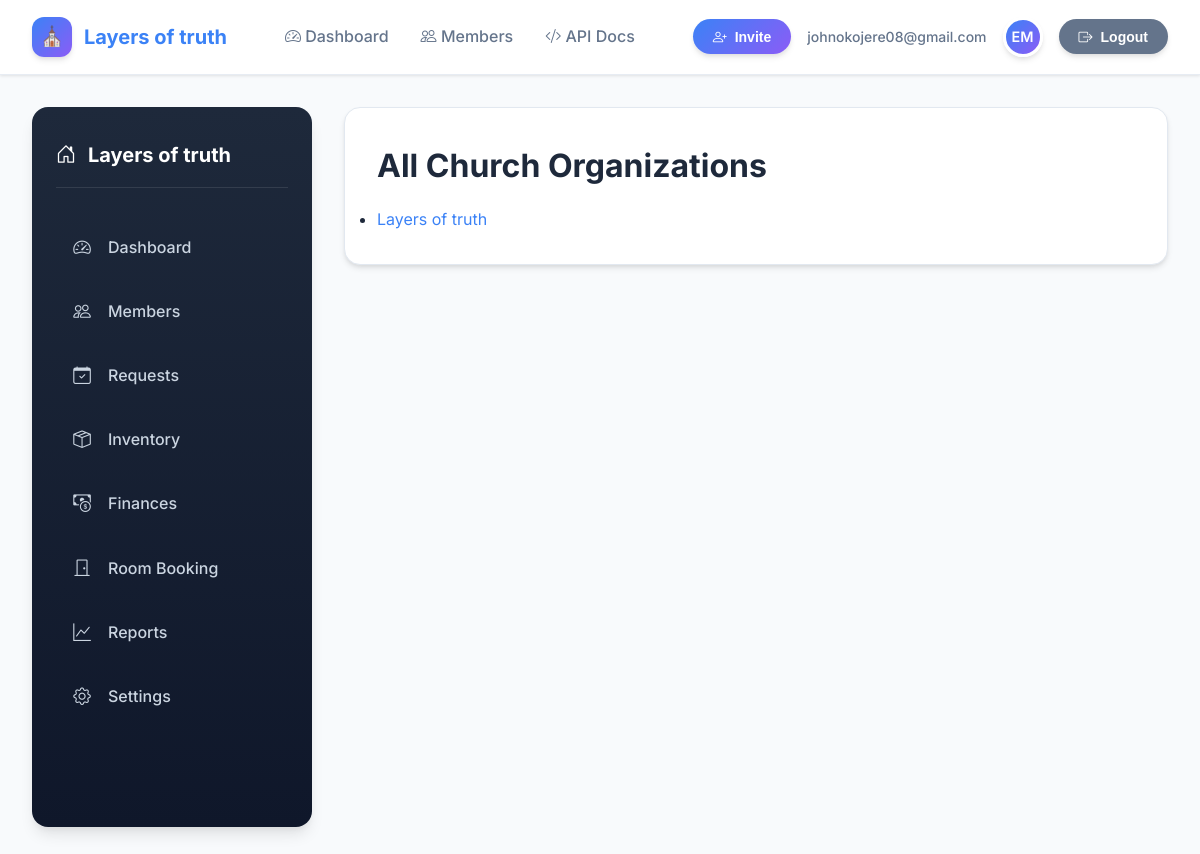
The page /church/ (signed in) on the database its author committed.
### accounts/models.py (models this page shows, shortened)
class User(AbstractUser):
    username = None
    uid = models.UUIDField(primary_key=True, default=uuid.uuid4, editable=False)
    email = models.EmailField(_("Email Address"), unique=True, db_index=True)
    USERNAME_FIELD = "email"
    EMAIL_FIELD = "email"
    REQUIRED_FIELDS = []
    organization = models.ForeignKey(
        Organization, on_delete=models.CASCADE, null=True, blank=True
    )
    created_at = models.DateTimeField(auto_now_add=True)
    updated_at = models.DateTimeField(auto_now=True)
    is_owner = models.BooleanField(default=False)
    is_admin = models.BooleanField(default=False)
    is_pastor = models.BooleanField(default=False)
    is_hod = models.BooleanField(default=False)
    is_worker = models.BooleanField(default=False)
    is_volunteer = models.BooleanField(default=False)
    objects = UserManager()

### church/models.py (models this page shows, shortened)
class Organization(models.Model):
    id = models.UUIDField(primary_key=True, default=uuid.uuid4, editable=False)
    name = models.CharField(max_length=255)
    slug = models.SlugField(unique=True)
    created_at = models.DateTimeField(auto_now_add=True)
    created_by = models.ForeignKey(
        settings.AUTH_USER_MODEL,
        null=True,
        blank=True,
        on_delete=models.SET_NULL,
        related_name="organizations_created",
    )
    class Meta:
        ordering = ["name"]

### church/views.py (the view)
# urls.py: path("", views.organization_list_view, name="organizations_list"),
@login_required
@require_http_methods(["GET"])
def organization_list_view(request):
    user = request.user
    if user.is_superuser or user.is_staff:
        orgs = Organization.objects.all().order_by("name")
    elif user.organization:
        orgs = Organization.objects.filter(id=user.organization_id)
    else:
        orgs = Organization.objects.none()
    if request.headers.get("x-requested-with") == "XMLHttpRequest":
        data = [
            {"id": str(o.id), "name": o.name, "slug": o.slug}
            for o in orgs
        ]
        return JsonResponse({"organizations": data})
    return render(request, "organizations_list.html", {"organizations": orgs})

### templates/organizations_list.html (shortened to what this page needs)
{% extends "base.html" %}
{% block content %}
<div class="card">
    <h1>{% if request.user.is_superuser %}All Church Organizations{% else %}My Church{% endif %}</h1>
    {% if organizations %}
        {% if request.user.is_superuser %}
            <ul class="list">
                {% for org in organizations %}
                    <li>
                        <a href="{% url 'organization_detail' org.slug %}">{{ org.name }}</a>
                    </li>
                {% endfor %}
            </ul>
        {% else %}
            {% for org in organizations %}
                <p><a href="{% url 'organization_detail' org.slug %}">{{ org.name }}</a></p>
            {% endfor %}
        {% endif %}
    {% else %}
        <p class="muted">No organizations yet.</p>
    {% endif %}
</div>
{% endblock %}

### templates/base.html (shortened to what this page needs)
<!DOCTYPE html>
<html lang="en">
<head>
    <link href="https://cdn.jsdelivr.net/npm/bootstrap-icons@1.10.5/font/bootstrap-icons.css" rel="stylesheet">
</head>
<body>
    <header>
        <div class="topbar">
            <div class="brand">
                <span class="brand-icon">⛪</span>
                {% if request.user.is_authenticated and request.user.organization %}
                    <a class="nav-brand" href="{% url 'dashboard' %}">{{ request.user.organization.name }}</a>
                {% else %}
                    <a class="nav-brand" href="{% url 'dashboard' %}">Sanctuary</a>
                {% endif %}
            </div>
            <div class="nav-links">
                <a class="{% if request.resolver_match.url_name == 'dashboard' %}active{% endif %}"
                   href="{% url 'dashboard' %}">
                    <i class="bi bi-speedometer2"></i> Dashboard
                </a>
                {% if request.user.is_authenticated and request.user.organization %}
                    <a class="{% if 'member_' in request.resolver_match.url_name or request.resolver_match.url_name == 'member_list' %}active{% endif %}"
                       href="{% url 'member_list' %}">
                        <i class="bi bi-people"></i> Members
                    </a>
                {% else %}
                    <a href="{% url 'organizations_list' %}">
                        <i class="bi bi-building"></i> Churches
                    </a>
                {% endif %}
                <a class="{% if request.resolver_match.url_name == 'api_docs' %}active{% endif %}"
                   href="{% url 'api_docs' %}">
                    <i class="bi bi-code-slash"></i> API Docs
                </a>
            </div>
            <div class="user-area">
                {% if request.user.is_authenticated %}
                    {% if request.user.organization %}
                        <button class="pill" onclick="location.href='{% url 'send_invite' request.user.organization.id %}'">
                            <i class="bi bi-person-plus"></i> Invite
                        </button>
                    {% else %}
                        <button class="pill" onclick="location.href='{% url 'accept_invite' %}'">
                            <i class="bi bi-envelope-check"></i> Accept Invite
                        </button>
                    {% endif %}
                    <span class="muted">{{ request.user.email }}</span>
                    <div class="avatar" title="{{ request.user.get_full_name|default:request.user.email }}">
                        {{ request.user.first_name|default:request.user.email|slice:":2"|upper }}
                    </div>
                    <button class="pill btn-secondary" onclick="location.href='{% url 'logout' %}'">
                        <i class="bi bi-box-arrow-right"></i> Logout
                    </button>
                {% else %}
                    <a href="{% url 'login' %}" class="muted">Login</a>
                    <button class="pill" onclick="location.href='{% url 'accept_invite' %}'">
                        <i class="bi bi-envelope-check"></i> Accept Invite
                    </button>
                {% endif %}
            </div>
        </div>
    </header>
    <main>
        <div class="dashboard-shell">
            {% if request.user.is_authenticated and request.user.organization %}
                <aside class="sidebar">
                    <h2><i class="bi bi-house-door"></i> {{ request.user.organization.name|default:"Sanctuary" }}</h2>
                    <a class="{% if request.resolver_match.url_name == 'dashboard' %}active{% endif %}"
                       href="{% url 'dashboard' %}">
                        <i class="bi bi-speedometer2"></i> Dashboard
                    </a>
                    <a class="{% if 'member_' in request.resolver_match.url_name or request.resolver_match.url_name == 'member_list' %}active{% endif %}"
                       href="{% url 'member_list' %}">
                        <i class="bi bi-people"></i> Members
                    </a>
                    <a href="{% url 'voucher_list' %}">
                        <i class="bi bi-calendar-check"></i> Requests
                    </a>
                    <a href="{% url 'inventory_dashboard' %}">
                        <i class="bi bi-box-seam"></i> Inventory
                    </a>
                    <a href="{% url 'voucher_dashboard' %}">
                        <i class="bi bi-cash-coin"></i> Finances
                    </a>
                    <a href="{% url 'inventory_checkout_create' %}">
                        <i class="bi bi-door-closed"></i> Room Booking
                    </a>
                    <a href="{% url 'member_statistics' %}">
                        <i class="bi bi-graph-up"></i> Reports
                    </a>
                    <a href="{% url 'organization_dashboard' request.user.organization.id %}">
                        <i class="bi bi-gear"></i> Settings
                    </a>
                </aside>
            {% endif %}
            <div class="dashboard-main">
                {% block content %}{% endblock %}
            </div>
        </div>
    </main>
</body>
</html>

### templates/base.html (style rules this page uses)
:root { --bg: #f8fafc; --card: #ffffff; --text: #1e293b; --muted: #64748b; --primary: #3b82f6; --primary-dark: #2563eb; --primary-soft: rgba(59, 130, 246, 0.08); --secondary: #8b5cf6; --border: #e2e8f0; --radius: 16px; --shadow-sm: 0 1px 3px rgba(0,0,0,0.1); --shadow-md: 0 4px 6px -1px rgba(0,0,0,0.1), 0 2px 4px -1px rgba(0,0,0,0.06); --shadow-lg: 0 10px 15px -3px rgba(0,0,0,0.1), 0 4px 6px -2px rgba(0,0,0,0.05); --gradient-primary: linear-gradient(135deg, #3b82f6 0%, #8b5cf6 100%); }
* { box-sizing: border-box; margin: 0; padding: 0; }
body { font-family: "Inter", -apple-system, BlinkMacSystemFont, "Segoe UI", Roboto, sans-serif; background: var(--bg); color: var(--text); line-height: 1.6; min-height: 100vh; }
a { color: var(--primary); text-decoration: none; transition: all 0.2s ease; }
header { background: rgba(255, 255, 255, 0.95); backdrop-filter: blur(10px); border-bottom: 1px solid rgba(226, 232, 240, 0.8); position: sticky; top: 0; z-index: 100; box-shadow: var(--shadow-sm); }
.topbar { margin: 0 auto; padding: 1rem 2rem; display: flex; align-items: center; justify-content: space-between; gap: 1.5rem; }
.brand { display: flex; align-items: center; gap: 0.75rem; font-weight: 700; font-size: 1.25rem; color: var(--text); }
.brand-icon { width: 40px; height: 40px; border-radius: 12px; display: grid; place-items: center; background: var(--gradient-primary); color: #fff; font-weight: 700; font-size: 1.2rem; box-shadow: var(--shadow-md); }
.nav-links { display: flex; align-items: center; gap: 2rem; margin: 0 auto; }
.nav-links a { color: var(--muted); font-weight: 500; padding: 0.5rem 0; position: relative; text-decoration: none; }
.user-area { display: flex; align-items: center; gap: 1rem; }
.avatar { width: 40px; height: 40px; border-radius: 50%; background: var(--gradient-primary); display: grid; place-items: center; color: #fff; font-weight: 600; font-size: 0.9rem; border: 3px solid white; box-shadow: var(--shadow-md); }
.pill { background: var(--gradient-primary); color: #fff; padding: 0.6rem 1.25rem; border-radius: 50px; font-size: 0.875rem; font-weight: 600; white-space: nowrap; transition: all 0.2s ease; border: none; cursor: pointer; box-shadow: var(--shadow-md); }
main { margin: 2rem auto; padding: 0 2rem; }
.card { background: var(--card); border: 1px solid var(--border); border-radius: var(--radius); padding: 2rem; margin-bottom: 1.5rem; box-shadow: var(--shadow-md); transition: transform 0.2s ease, box-shadow 0.2s ease; }
.card h1, .card h2, .card h3 { margin-top: 0; color: var(--text); font-weight: 700; margin-bottom: 1rem; }
.muted { color: var(--muted); font-size: 0.875rem; font-weight: 500; }
button, .btn { padding: 0.875rem 1.5rem; font-size: 1rem; border: none; border-radius: 10px; background: var(--gradient-primary); color: #fff; font-weight: 600; cursor: pointer; transition: all 0.2s ease; display: inline-flex; align-items: center; justify-content: center; gap: 0.5rem; }
.btn-secondary { background: var(--muted); color: white; }
.dashboard-shell { display: grid; grid-template-columns: 280px 1fr; gap: 2rem; min-height: calc(100vh - 120px); }
.sidebar { background: linear-gradient(180deg, #1e293b 0%, #0f172a 100%); color: #f1f5f9; padding: 2rem 1.5rem; border-radius: var(--radius); height: 90vh; position: sticky; top: 100px; box-shadow: var(--shadow-lg); }
.sidebar h2 { margin: 0 0 2rem; font-size: 1.25rem; color: #fff; display: flex; align-items: center; gap: 0.75rem; font-weight: 700; padding-bottom: 1rem; border-bottom: 1px solid rgba(255,255,255,0.1); }
.sidebar a { color: #cbd5e1; display: flex; align-items: center; gap: 1rem; padding: 0.875rem 1rem; border-radius: 10px; margin-bottom: 0.5rem; transition: all 0.2s ease; font-weight: 500; }
.sidebar a i { width: 20px; text-align: center; font-size: 1.1rem; }

### rows shown on the page
User: user.organization.name "Layers of truth", user.email "johnokojere08@gmail.com", user.first_name "EM"
Organization: name "Layers of truth"
